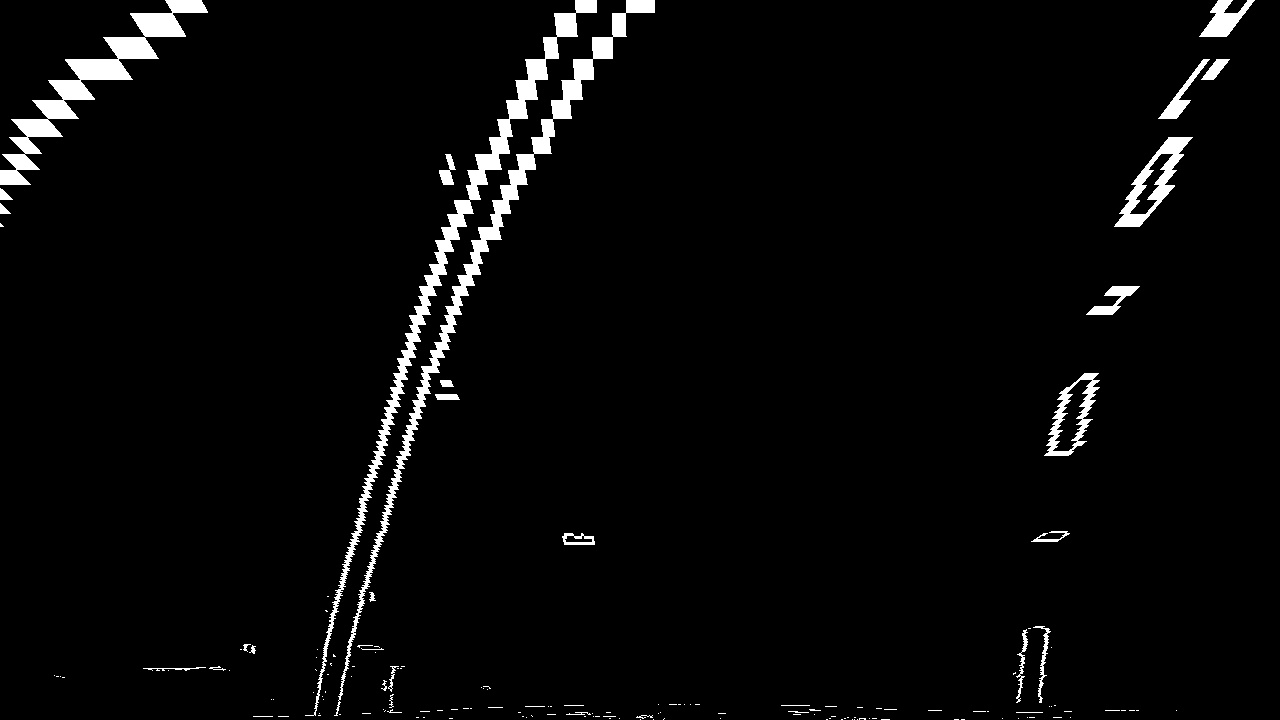
#> input picture scripts/lesson_quizzes/warped_example.jpg, 1280 x 720 px
$ python sliding_window.py   (older library calls are emulated)
#> lines starting #> are read from the running program, lines starting #| are printed output that depends on the picture; after the words box and inside, x2 and y2 are one past the last pixel; in counts of white or black regions, pixels touching at a corner belong together
import numpy as np
import matplotlib.image as mpimg
import matplotlib.pyplot as plt
import cv2

# Load our image
binary_warped = mpimg.imread('warped_example.jpg')
#> binary_warped is the input picture: shape (720, 1280); min 0, max 255, mean 8.5

def fit_poly(img_shape, leftx, lefty, rightx, righty):
    # global left_fit, right_fit
    ### TO-DO: Fit a second order polynomial to each with np.polyfit() ###
    left_fit = np.polyfit(lefty, leftx, 2)
    right_fit = np.polyfit(righty, rightx, 2)
    # Generate x and y values for plotting
    ploty = np.linspace(0, img_shape[0]-1, img_shape[0])
    ### TO-DO: Calc both polynomials using ploty, left_fit and right_fit ###
    left_fitx = left_fit[0]*ploty**2 + left_fit[1]*ploty + left_fit[2]
    right_fitx = right_fit[0]*ploty**2 + right_fit[1]*ploty + right_fit[2]

    return left_fitx, right_fitx, ploty

def find_lane_pixels(binary_warped):
    # Take a histogram of the bottom half of the image
    histogram = np.sum(binary_warped[binary_warped.shape[0]//2:,:], axis=0)
#> histogram = 1280 values, max 22205 at index 391, min 0 at index 0, mean 1575.1
    # Create an output image to draw on and visualize the result
    out_img = np.dstack((binary_warped, binary_warped, binary_warped))
    # Find the peak of the left and right halves of the histogram
    # These will be the starting point for the left and right lines
    midpoint = np.int(histogram.shape[0]//2)
#> midpoint = 640
    leftx_base = np.argmax(histogram[:midpoint:-1]) # Search from center, the np.argmax() will only return the first found
#> leftx_base = 224
    rightx_base = np.argmax(histogram[midpoint:]) + midpoint
#> rightx_base = 1055

    # HYPERPARAMETERS
    # Choose the number of sliding windows
    nwindows = 9
    # Set the width of the windows +/- margin
    margin = 100
    # Set minimum number of pixels found to recenter window
    minpix = 50

    # Set height of windows - based on nwindows above and image shape
    window_height = np.int(binary_warped.shape[0]//nwindows)
#> window_height = 80
    # Identify the x and y positions of all nonzero pixels in the image
    nonzero = binary_warped.nonzero()
#> nonzero = 44826 positions, rows 0 to 719, columns 0 to 1255
    nonzeroy = np.array(nonzero[0])
    nonzerox = np.array(nonzero[1])
    # Current positions to be updated later for each window in nwindows
    leftx_current = leftx_base
#> leftx_current = 224
    rightx_current = rightx_base
#> rightx_current = 1055

    # Create empty lists to receive left and right lane pixel indices
    left_lane_inds = []
    right_lane_inds = []

    # Step through the windows one by one
    for window in range(nwindows):
        # Identify window boundaries in x and y (and right and left)
        win_y_low = binary_warped.shape[0] - (window+1)*window_height
        win_y_high = binary_warped.shape[0] - window*window_height
        ### TO-DO: Find the four below boundaries of the window ###
        win_xleft_low = leftx_current - margin  # Update this
        win_xleft_high = leftx_current + margin  # Update this
        win_xright_low = rightx_current - margin  # Update this
        win_xright_high = rightx_current + margin  # Update this

        # Draw the windows on the visualization image
        cv2.rectangle(out_img,(win_xleft_low,win_y_low),
        (win_xleft_high,win_y_high),(0,255,0), 2)
        cv2.rectangle(out_img,(win_xright_low,win_y_low),
        (win_xright_high,win_y_high),(0,255,0), 2)

        ### TO-DO: Identify the nonzero pixels in x and y within the window ###
        good_left_inds = ((nonzeroy >= win_y_low) & (nonzeroy < win_y_high) &
        (nonzerox >= win_xleft_low) &  (nonzerox < win_xleft_high)).nonzero()[0]
        good_right_inds = ((nonzeroy >= win_y_low) & (nonzeroy < win_y_high) &
        (nonzerox >= win_xright_low) &  (nonzerox < win_xright_high)).nonzero()[0]

        # Append these indices to the lists
        left_lane_inds.append(good_left_inds)
        right_lane_inds.append(good_right_inds)

        ### TO-DO: If you found > minpix pixels, recenter next window ###
        ### (`right` or `leftx_current`) on their mean position ###
        if len(good_left_inds) > minpix:
            leftx_current = int(np.mean(nonzerox[good_left_inds]) )
        if len(good_right_inds) > minpix:
            rightx_current = int(np.mean(nonzerox[good_right_inds]) )
#> this loop made 9 passes
#> (win_xleft_low, win_xleft_high, win_xright_low, win_xright_high, leftx_current, rightx_current) on passes 1 to 9: (124, 324, 955, 1155, 258, 1036), (158, 358, 936, 1136, 340, 1036), (240, 440, 936, 1136, 371, 1050), (271, 471, 950, 1150, 395, 1068), (295, 495, 968, 1168, 423, 1082), (323, 523, 982, 1182, 449, 1113), (349, 549, 1013, 1213, 482, 1146), (382, 582, 1046, 1246, 530, 1174), (430, 630, 1074, 1274, 576, 1219)
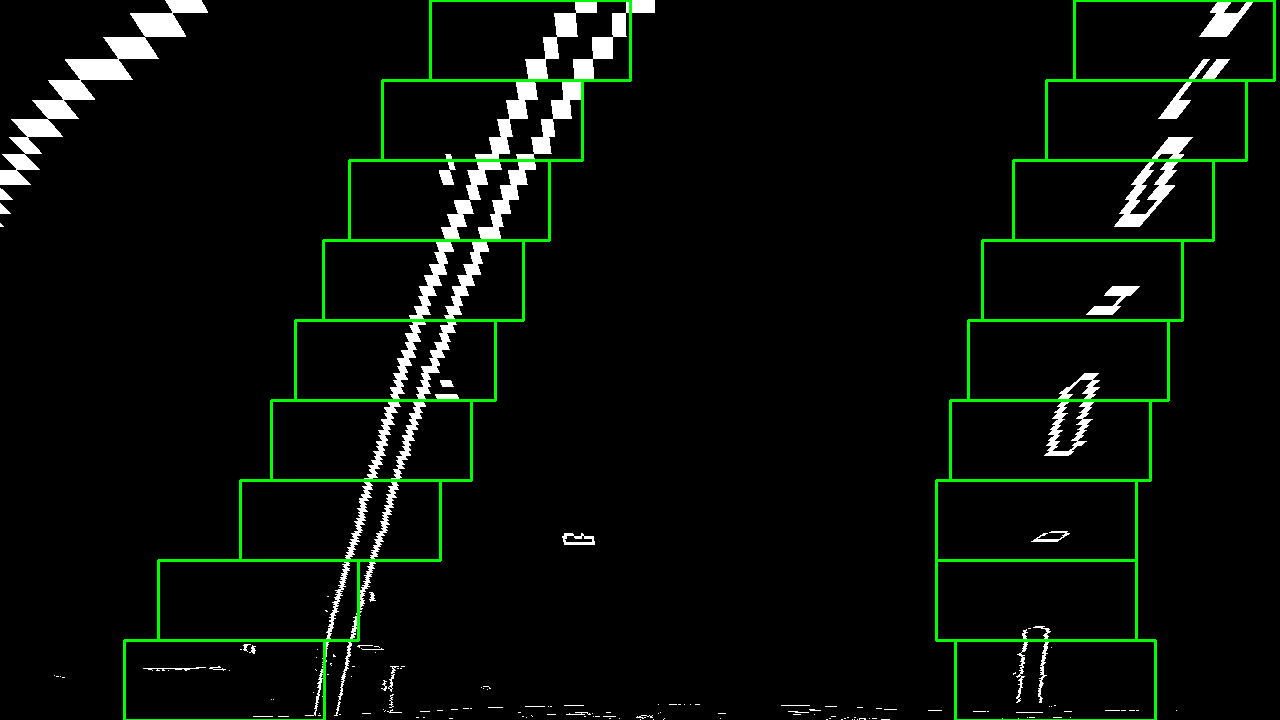
#> out_img: shape (720, 1280, 3); 2.24% of pixels changed, all inside (x1, y1, x2, y2) = (123, 0, 1276, 720); drawn as R, G, B
#> after the loop, left_lane_inds = 9 items; right_lane_inds = 9 items
        # pass # Remove this when you add your function

    # Concatenate the arrays of indices (previously was a list of lists of pixels)
    try:
        left_lane_inds = np.concatenate(left_lane_inds)
        right_lane_inds = np.concatenate(right_lane_inds)
#> right_lane_inds = 10337 values, max 44825 at index 1379, min 93 at index 8506, mean 23334.1
    except ValueError:
        # Avoids an error if the above is not implemented fully
        pass

    # Extract left and right line pixel positions
    leftx = nonzerox[left_lane_inds]
    lefty = nonzeroy[left_lane_inds]
    rightx = nonzerox[right_lane_inds]
#> rightx = 10337 values, max 1255 at index 8571, min 955 at index 1107, mean 1124.3
    righty = nonzeroy[right_lane_inds]
#> righty = 10337 values, max 719 at index 1349, min 0 at index 8506, mean 299.7

    return leftx, lefty, rightx, righty, out_img


def fit_polynomial(binary_warped):
    # Find our lane pixels first
    leftx, lefty, rightx, righty, out_img = find_lane_pixels(binary_warped)

    # Fit new polynomials
    left_fitx, right_fitx, ploty = fit_poly(binary_warped.shape, leftx, lefty, rightx, righty)
#> in fit_poly, `left_fit = np.polyfit(lefty, leftx, 2)`: left_fit = [0.000106, -0.509, 590]
#> in fit_poly, `right_fit = np.polyfit(righty, rightx, 2)`: right_fit = [0.000357, -0.54, 1237.3]
#> in fit_poly, `left_fitx = left_fit[0]*ploty**2 + left_fit[1]*ploty + left_fit[2]`: left_fitx = 720 values, max 590 at index 0, min 278.9 at index 719, mean 425.3
#> in fit_poly, `right_fitx = right_fit[0]*ploty**2 + right_fit[1]*ploty + right_fit[2]`: right_fitx = 720 values, max 1237.3 at index 0, min 1033.9 at index 719, mean 1104.9
#> ploty = 720 values from 0 to 719

    ## Visualization ##
    # Colors in the left and right lane regions
    out_img[lefty, leftx] = [255, 0, 0]
    out_img[righty, rightx] = [0, 0, 255]
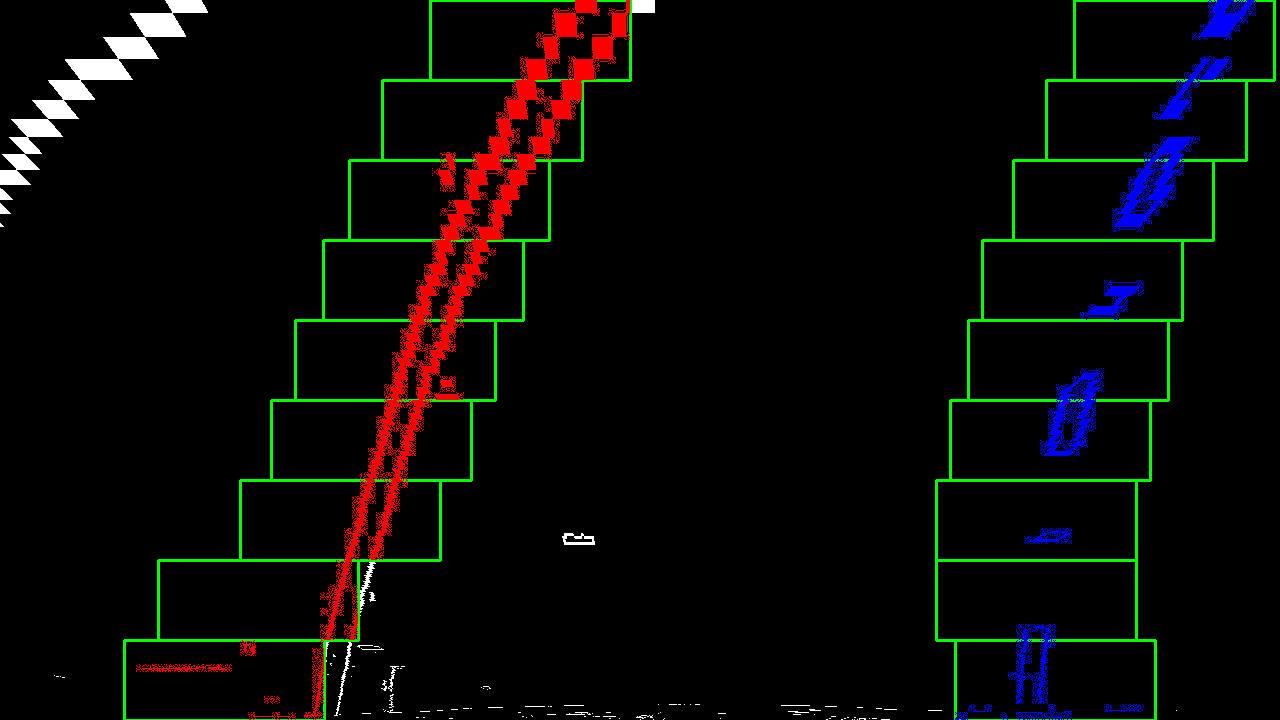
#> out_img: shape (720, 1280, 3); mean of channels 0, 1, 2 8.3, 7.6, 5.2; drawn as R, G, B

    # Plots the left and right polynomials on the lane lines
    plt.plot(left_fitx, ploty, color='yellow')
    plt.plot(right_fitx, ploty, color='yellow')

    return out_img


out_img = fit_polynomial(binary_warped)

plt.imshow(out_img)


plt.show()
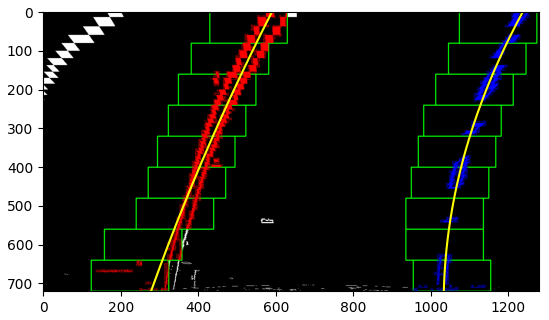
#> figure drawn by matplotlib, 1 panel
